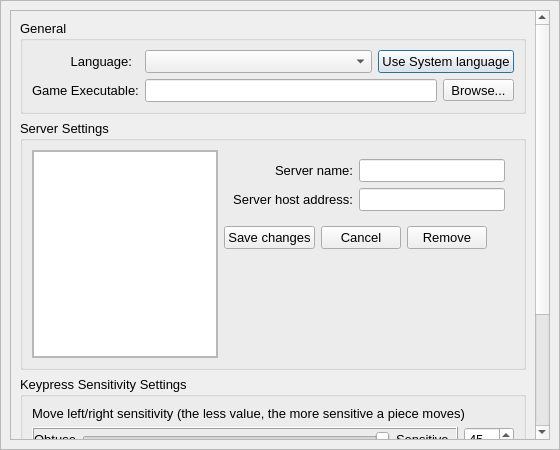
<?xml version="1.0" encoding="UTF-8"?>
<ui version="4.0">
 <class>DlgSettings</class>
 <widget class="QDialog" name="DlgSettings">
  <property name="geometry">
   <rect>
    <x>0</x>
    <y>0</y>
    <width>560</width>
    <height>450</height>
   </rect>
  </property>
  <property name="sizePolicy">
   <sizepolicy hsizetype="Preferred" vsizetype="Preferred">
    <horstretch>0</horstretch>
    <verstretch>0</verstretch>
   </sizepolicy>
  </property>
  <property name="minimumSize">
   <size>
    <width>560</width>
    <height>450</height>
   </size>
  </property>
  <property name="maximumSize">
   <size>
    <width>560</width>
    <height>450</height>
   </size>
  </property>
  <property name="font">
   <font>
    <pointsize>10</pointsize>
   </font>
  </property>
  <property name="windowTitle">
   <string>Settings</string>
  </property>
  <property name="styleSheet">
   <string notr="true">* {
  font: 10pt &quot;MS Shell Dlg 2&quot;;
}

QDialog#DlgSettings {
  background: url(:/TOPLauncher/Resources/bg.png);
}

QScrollArea#settingsScrollArea { 
  background-color: rgba(255, 255, 255, 192);
}
QScrollArea#settingsScrollArea &gt; QWidget &gt; QWidget { 
  background: transparent;
}
QScrollArea#settingsScrollArea &gt; QWidget &gt; QScrollBar { background: palette(alternate-base); }</string>
  </property>
  <property name="locale">
   <locale language="English" country="UnitedStates"/>
  </property>
  <layout class="QVBoxLayout" name="vLayout_root">
   <property name="leftMargin">
    <number>0</number>
   </property>
   <property name="topMargin">
    <number>0</number>
   </property>
   <property name="rightMargin">
    <number>0</number>
   </property>
   <property name="bottomMargin">
    <number>0</number>
   </property>
   <item>
    <widget class="QFrame" name="innerFrame">
     <property name="frameShape">
      <enum>QFrame::StyledPanel</enum>
     </property>
     <property name="frameShadow">
      <enum>QFrame::Raised</enum>
     </property>
     <layout class="QVBoxLayout" name="verticalLayout_6">
      <item>
       <widget class="QScrollArea" name="settingsScrollArea">
        <property name="widgetResizable">
         <bool>true</bool>
        </property>
        <widget class="QWidget" name="scrollAreaWidgetContents">
         <property name="geometry">
          <rect>
           <x>0</x>
           <y>0</y>
           <width>521</width>
           <height>604</height>
          </rect>
         </property>
         <layout class="QVBoxLayout" name="verticalLayout_9">
          <item>
           <widget class="QGroupBox" name="groupGeneral">
            <property name="minimumSize">
             <size>
              <width>0</width>
              <height>0</height>
             </size>
            </property>
            <property name="title">
             <string>General</string>
            </property>
            <property name="alignment">
             <set>Qt::AlignLeading|Qt::AlignLeft|Qt::AlignTop</set>
            </property>
            <property name="flat">
             <bool>false</bool>
            </property>
            <layout class="QHBoxLayout" name="horizontalLayout_10">
             <item>
              <layout class="QVBoxLayout" name="verticalLayout_4">
               <item>
                <widget class="QLabel" name="labelLanguage">
                 <property name="maximumSize">
                  <size>
                   <width>100</width>
                   <height>16777215</height>
                  </size>
                 </property>
                 <property name="text">
                  <string>Language:</string>
                 </property>
                 <property name="alignment">
                  <set>Qt::AlignRight|Qt::AlignTrailing|Qt::AlignVCenter</set>
                 </property>
                </widget>
               </item>
               <item>
                <widget class="QLabel" name="labelGameExecutablePath">
                 <property name="text">
                  <string>Game Executable:</string>
                 </property>
                </widget>
               </item>
              </layout>
             </item>
             <item>
              <layout class="QVBoxLayout" name="verticalLayout_5">
               <item>
                <layout class="QHBoxLayout" name="horizontalLayout_8">
                 <item>
                  <widget class="QComboBox" name="comboBoxLanguage">
                   <property name="sizePolicy">
                    <sizepolicy hsizetype="Expanding" vsizetype="Fixed">
                     <horstretch>0</horstretch>
                     <verstretch>0</verstretch>
                    </sizepolicy>
                   </property>
                   <property name="minimumSize">
                    <size>
                     <width>150</width>
                     <height>0</height>
                    </size>
                   </property>
                  </widget>
                 </item>
                 <item>
                  <widget class="QPushButton" name="btnUseSystemLang">
                   <property name="maximumSize">
                    <size>
                     <width>16777215</width>
                     <height>16777215</height>
                    </size>
                   </property>
                   <property name="text">
                    <string>Use System language</string>
                   </property>
                  </widget>
                 </item>
                </layout>
               </item>
               <item>
                <layout class="QHBoxLayout" name="horizontalLayout">
                 <item>
                  <widget class="QLineEdit" name="editGameExecutablePath"/>
                 </item>
                 <item>
                  <widget class="QToolButton" name="btnBrowseGameExecutable">
                   <property name="text">
                    <string>Browse...</string>
                   </property>
                  </widget>
                 </item>
                </layout>
               </item>
              </layout>
             </item>
            </layout>
           </widget>
          </item>
          <item>
           <widget class="QGroupBox" name="groupServerSettings">
            <property name="minimumSize">
             <size>
              <width>0</width>
              <height>250</height>
             </size>
            </property>
            <property name="maximumSize">
             <size>
              <width>16777215</width>
              <height>16777215</height>
             </size>
            </property>
            <property name="title">
             <string>Server Settings</string>
            </property>
            <property name="alignment">
             <set>Qt::AlignLeading|Qt::AlignLeft|Qt::AlignTop</set>
            </property>
            <layout class="QHBoxLayout" name="horizontalLayout_9">
             <item>
              <widget class="QFrame" name="frame">
               <property name="maximumSize">
                <size>
                 <width>200</width>
                 <height>16777215</height>
                </size>
               </property>
               <property name="frameShape">
                <enum>QFrame::StyledPanel</enum>
               </property>
               <property name="frameShadow">
                <enum>QFrame::Raised</enum>
               </property>
               <layout class="QVBoxLayout" name="verticalLayout_7">
                <property name="leftMargin">
                 <number>0</number>
                </property>
                <property name="topMargin">
                 <number>0</number>
                </property>
                <property name="rightMargin">
                 <number>0</number>
                </property>
                <property name="bottomMargin">
                 <number>0</number>
                </property>
                <item>
                 <widget class="QListView" name="serverList">
                  <property name="sizePolicy">
                   <sizepolicy hsizetype="Expanding" vsizetype="Expanding">
                    <horstretch>0</horstretch>
                    <verstretch>0</verstretch>
                   </sizepolicy>
                  </property>
                  <property name="maximumSize">
                   <size>
                    <width>16777215</width>
                    <height>16777215</height>
                   </size>
                  </property>
                 </widget>
                </item>
               </layout>
              </widget>
             </item>
             <item>
              <layout class="QVBoxLayout" name="verticalLayout_11">
               <item>
                <widget class="QWidget" name="widget_3" native="true">
                 <property name="maximumSize">
                  <size>
                   <width>16777215</width>
                   <height>80</height>
                  </size>
                 </property>
                 <layout class="QHBoxLayout" name="horizontalLayout_2">
                  <item>
                   <layout class="QVBoxLayout" name="verticalLayout">
                    <item>
                     <widget class="QLabel" name="labelServerName">
                      <property name="text">
                       <string>Server name:</string>
                      </property>
                      <property name="alignment">
                       <set>Qt::AlignRight|Qt::AlignTrailing|Qt::AlignVCenter</set>
                      </property>
                     </widget>
                    </item>
                    <item>
                     <widget class="QLabel" name="labelServerHost">
                      <property name="text">
                       <string>Server host address:</string>
                      </property>
                      <property name="alignment">
                       <set>Qt::AlignRight|Qt::AlignTrailing|Qt::AlignVCenter</set>
                      </property>
                     </widget>
                    </item>
                   </layout>
                  </item>
                  <item>
                   <layout class="QVBoxLayout" name="verticalLayout_2">
                    <item>
                     <widget class="QLineEdit" name="editServerName"/>
                    </item>
                    <item>
                     <widget class="QLineEdit" name="editServerHost"/>
                    </item>
                   </layout>
                  </item>
                 </layout>
                </widget>
               </item>
               <item>
                <widget class="QWidget" name="widget" native="true">
                 <property name="maximumSize">
                  <size>
                   <width>16777215</width>
                   <height>30</height>
                  </size>
                 </property>
                 <layout class="QHBoxLayout" name="horizontalLayout_6">
                  <property name="leftMargin">
                   <number>0</number>
                  </property>
                  <property name="topMargin">
                   <number>0</number>
                  </property>
                  <property name="rightMargin">
                   <number>0</number>
                  </property>
                  <property name="bottomMargin">
                   <number>0</number>
                  </property>
                  <item>
                   <widget class="QPushButton" name="btnSaveServerProfile">
                    <property name="text">
                     <string>Save changes</string>
                    </property>
                   </widget>
                  </item>
                  <item>
                   <widget class="QPushButton" name="btnCancelServerProfile">
                    <property name="text">
                     <string>Cancel</string>
                    </property>
                   </widget>
                  </item>
                  <item>
                   <widget class="QPushButton" name="btnRemoveServerProfile">
                    <property name="text">
                     <string>Remove</string>
                    </property>
                   </widget>
                  </item>
                  <item>
                   <spacer name="horizontalSpacer_2">
                    <property name="orientation">
                     <enum>Qt::Horizontal</enum>
                    </property>
                    <property name="sizeHint" stdset="0">
                     <size>
                      <width>40</width>
                      <height>20</height>
                     </size>
                    </property>
                   </spacer>
                  </item>
                 </layout>
                </widget>
               </item>
               <item>
                <spacer name="verticalSpacer">
                 <property name="orientation">
                  <enum>Qt::Vertical</enum>
                 </property>
                 <property name="sizeHint" stdset="0">
                  <size>
                   <width>20</width>
                   <height>40</height>
                  </size>
                 </property>
                </spacer>
               </item>
              </layout>
             </item>
            </layout>
           </widget>
          </item>
          <item>
           <widget class="QGroupBox" name="groupSensitivitySettings">
            <property name="title">
             <string>Keypress Sensitivity Settings</string>
            </property>
            <property name="alignment">
             <set>Qt::AlignLeading|Qt::AlignLeft|Qt::AlignTop</set>
            </property>
            <layout class="QVBoxLayout" name="verticalLayout_3">
             <item>
              <widget class="QLabel" name="labelMoveSensitbity">
               <property name="text">
                <string>Move left/right sensitivity (the less value, the more sensitive a piece moves)</string>
               </property>
              </widget>
             </item>
             <item>
              <layout class="QHBoxLayout" name="horizontalLayout_11">
               <item>
                <widget class="QFrame" name="frame_2">
                 <property name="frameShape">
                  <enum>QFrame::Box</enum>
                 </property>
                 <property name="frameShadow">
                  <enum>QFrame::Raised</enum>
                 </property>
                 <layout class="QHBoxLayout" name="horizontalLayout_3">
                  <property name="leftMargin">
                   <number>0</number>
                  </property>
                  <property name="topMargin">
                   <number>0</number>
                  </property>
                  <property name="rightMargin">
                   <number>0</number>
                  </property>
                  <property name="bottomMargin">
                   <number>0</number>
                  </property>
                  <item>
                   <widget class="QLabel" name="labelMoveSensitivity_min">
                    <property name="minimumSize">
                     <size>
                      <width>40</width>
                      <height>0</height>
                     </size>
                    </property>
                    <property name="text">
                     <string>Obtuse</string>
                    </property>
                    <property name="alignment">
                     <set>Qt::AlignRight|Qt::AlignTrailing|Qt::AlignVCenter</set>
                    </property>
                   </widget>
                  </item>
                  <item>
                   <widget class="QSlider" name="sliderMoveSensitivity">
                    <property name="minimumSize">
                     <size>
                      <width>200</width>
                      <height>0</height>
                     </size>
                    </property>
                    <property name="minimum">
                     <number>45</number>
                    </property>
                    <property name="maximum">
                     <number>250</number>
                    </property>
                    <property name="orientation">
                     <enum>Qt::Horizontal</enum>
                    </property>
                    <property name="invertedAppearance">
                     <bool>true</bool>
                    </property>
                    <property name="invertedControls">
                     <bool>false</bool>
                    </property>
                   </widget>
                  </item>
                  <item>
                   <widget class="QLabel" name="labelMoveSensitivity_max">
                    <property name="minimumSize">
                     <size>
                      <width>60</width>
                      <height>0</height>
                     </size>
                    </property>
                    <property name="text">
                     <string>Sensitive</string>
                    </property>
                   </widget>
                  </item>
                 </layout>
                </widget>
               </item>
               <item>
                <widget class="QSpinBox" name="spinBoxMoveSensitivity">
                 <property name="minimumSize">
                  <size>
                   <width>50</width>
                   <height>0</height>
                  </size>
                 </property>
                 <property name="minimum">
                  <number>45</number>
                 </property>
                 <property name="maximum">
                  <number>250</number>
                 </property>
                </widget>
               </item>
              </layout>
             </item>
             <item>
              <widget class="QLabel" name="labelMoveSpeed">
               <property name="text">
                <string>Move left/right speed (the less value, the faster when a piece moves)</string>
               </property>
              </widget>
             </item>
             <item>
              <layout class="QHBoxLayout" name="horizontalLayout_12">
               <item>
                <widget class="QFrame" name="frame_3">
                 <property name="frameShape">
                  <enum>QFrame::Box</enum>
                 </property>
                 <property name="frameShadow">
                  <enum>QFrame::Raised</enum>
                 </property>
                 <layout class="QHBoxLayout" name="horizontalLayout_4">
                  <property name="leftMargin">
                   <number>0</number>
                  </property>
                  <property name="topMargin">
                   <number>0</number>
                  </property>
                  <property name="rightMargin">
                   <number>0</number>
                  </property>
                  <property name="bottomMargin">
                   <number>0</number>
                  </property>
                  <item>
                   <widget class="QLabel" name="labelMoveSpeed_min">
                    <property name="minimumSize">
                     <size>
                      <width>40</width>
                      <height>0</height>
                     </size>
                    </property>
                    <property name="text">
                     <string>Slow</string>
                    </property>
                    <property name="alignment">
                     <set>Qt::AlignRight|Qt::AlignTrailing|Qt::AlignVCenter</set>
                    </property>
                   </widget>
                  </item>
                  <item>
                   <widget class="QSlider" name="sliderMoveSpeed">
                    <property name="minimumSize">
                     <size>
                      <width>200</width>
                      <height>0</height>
                     </size>
                    </property>
                    <property name="minimum">
                     <number>15</number>
                    </property>
                    <property name="maximum">
                     <number>100</number>
                    </property>
                    <property name="orientation">
                     <enum>Qt::Horizontal</enum>
                    </property>
                    <property name="invertedAppearance">
                     <bool>true</bool>
                    </property>
                    <property name="invertedControls">
                     <bool>false</bool>
                    </property>
                   </widget>
                  </item>
                  <item>
                   <widget class="QLabel" name="labelMoveSpeed_max">
                    <property name="minimumSize">
                     <size>
                      <width>60</width>
                      <height>0</height>
                     </size>
                    </property>
                    <property name="text">
                     <string>Fast</string>
                    </property>
                   </widget>
                  </item>
                 </layout>
                </widget>
               </item>
               <item>
                <widget class="QSpinBox" name="spinBoxMoveSpeed">
                 <property name="minimumSize">
                  <size>
                   <width>50</width>
                   <height>0</height>
                  </size>
                 </property>
                 <property name="minimum">
                  <number>15</number>
                 </property>
                 <property name="maximum">
                  <number>100</number>
                 </property>
                </widget>
               </item>
              </layout>
             </item>
             <item>
              <widget class="QLabel" name="labelSoftDropSpeed">
               <property name="text">
                <string>Soft-drop speed (the less value, the quicker when a piece moves down by player)</string>
               </property>
              </widget>
             </item>
             <item>
              <layout class="QHBoxLayout" name="horizontalLayout_13">
               <item>
                <widget class="QFrame" name="frame_4">
                 <property name="frameShape">
                  <enum>QFrame::Box</enum>
                 </property>
                 <property name="frameShadow">
                  <enum>QFrame::Raised</enum>
                 </property>
                 <layout class="QHBoxLayout" name="horizontalLayout_5">
                  <property name="leftMargin">
                   <number>0</number>
                  </property>
                  <property name="topMargin">
                   <number>0</number>
                  </property>
                  <property name="rightMargin">
                   <number>0</number>
                  </property>
                  <property name="bottomMargin">
                   <number>0</number>
                  </property>
                  <item>
                   <widget class="QLabel" name="labelSoftDropSpeed_min">
                    <property name="minimumSize">
                     <size>
                      <width>40</width>
                      <height>0</height>
                     </size>
                    </property>
                    <property name="text">
                     <string>Slow</string>
                    </property>
                    <property name="alignment">
                     <set>Qt::AlignRight|Qt::AlignTrailing|Qt::AlignVCenter</set>
                    </property>
                   </widget>
                  </item>
                  <item>
                   <widget class="QSlider" name="sliderSoftDropSpeed">
                    <property name="minimumSize">
                     <size>
                      <width>200</width>
                      <height>0</height>
                     </size>
                    </property>
                    <property name="minimum">
                     <number>10</number>
                    </property>
                    <property name="maximum">
                     <number>50</number>
                    </property>
                    <property name="orientation">
                     <enum>Qt::Horizontal</enum>
                    </property>
                    <property name="invertedAppearance">
                     <bool>true</bool>
                    </property>
                    <property name="invertedControls">
                     <bool>false</bool>
                    </property>
                   </widget>
                  </item>
                  <item>
                   <widget class="QLabel" name="labelSoftDropSpeed_max">
                    <property name="minimumSize">
                     <size>
                      <width>60</width>
                      <height>0</height>
                     </size>
                    </property>
                    <property name="text">
                     <string>Fast</string>
                    </property>
                   </widget>
                  </item>
                 </layout>
                </widget>
               </item>
               <item>
                <widget class="QSpinBox" name="spinBoxSoftDropSpeed">
                 <property name="minimumSize">
                  <size>
                   <width>50</width>
                   <height>0</height>
                  </size>
                 </property>
                 <property name="minimum">
                  <number>10</number>
                 </property>
                 <property name="maximum">
                  <number>50</number>
                 </property>
                </widget>
               </item>
              </layout>
             </item>
             <item>
              <layout class="QHBoxLayout" name="horizontalLayout_7">
               <item>
                <widget class="QPushButton" name="btnApplySensitivitySettings">
                 <property name="text">
                  <string>Apply New Sensitivity Settings</string>
                 </property>
                </widget>
               </item>
               <item>
                <widget class="QPushButton" name="btnResetSensitivitySettings">
                 <property name="maximumSize">
                  <size>
                   <width>120</width>
                   <height>16777215</height>
                  </size>
                 </property>
                 <property name="text">
                  <string>Reset</string>
                 </property>
                </widget>
               </item>
              </layout>
             </item>
            </layout>
           </widget>
          </item>
         </layout>
        </widget>
       </widget>
      </item>
     </layout>
    </widget>
   </item>
  </layout>
 </widget>
 <resources>
  <include location="TOPLauncher.qrc"/>
 </resources>
 <connections>
  <connection>
   <sender>sliderMoveSensitivity</sender>
   <signal>valueChanged(int)</signal>
   <receiver>spinBoxMoveSensitivity</receiver>
   <slot>setValue(int)</slot>
   <hints>
    <hint type="sourcelabel">
     <x>226</x>
     <y>296</y>
    </hint>
    <hint type="destinationlabel">
     <x>427</x>
     <y>299</y>
    </hint>
   </hints>
  </connection>
  <connection>
   <sender>spinBoxMoveSensitivity</sender>
   <signal>valueChanged(int)</signal>
   <receiver>sliderMoveSensitivity</receiver>
   <slot>setValue(int)</slot>
   <hints>
    <hint type="sourcelabel">
     <x>409</x>
     <y>297</y>
    </hint>
    <hint type="destinationlabel">
     <x>185</x>
     <y>297</y>
    </hint>
   </hints>
  </connection>
  <connection>
   <sender>sliderMoveSpeed</sender>
   <signal>valueChanged(int)</signal>
   <receiver>spinBoxMoveSpeed</receiver>
   <slot>setValue(int)</slot>
   <hints>
    <hint type="sourcelabel">
     <x>179</x>
     <y>343</y>
    </hint>
    <hint type="destinationlabel">
     <x>410</x>
     <y>343</y>
    </hint>
   </hints>
  </connection>
  <connection>
   <sender>spinBoxMoveSpeed</sender>
   <signal>valueChanged(int)</signal>
   <receiver>sliderMoveSpeed</receiver>
   <slot>setValue(int)</slot>
   <hints>
    <hint type="sourcelabel">
     <x>412</x>
     <y>340</y>
    </hint>
    <hint type="destinationlabel">
     <x>197</x>
     <y>340</y>
    </hint>
   </hints>
  </connection>
  <connection>
   <sender>sliderSoftDropSpeed</sender>
   <signal>valueChanged(int)</signal>
   <receiver>spinBoxSoftDropSpeed</receiver>
   <slot>setValue(int)</slot>
   <hints>
    <hint type="sourcelabel">
     <x>243</x>
     <y>390</y>
    </hint>
    <hint type="destinationlabel">
     <x>421</x>
     <y>388</y>
    </hint>
   </hints>
  </connection>
  <connection>
   <sender>spinBoxSoftDropSpeed</sender>
   <signal>valueChanged(int)</signal>
   <receiver>sliderSoftDropSpeed</receiver>
   <slot>setValue(int)</slot>
   <hints>
    <hint type="sourcelabel">
     <x>430</x>
     <y>387</y>
    </hint>
    <hint type="destinationlabel">
     <x>244</x>
     <y>389</y>
    </hint>
   </hints>
  </connection>
 </connections>
</ui>
